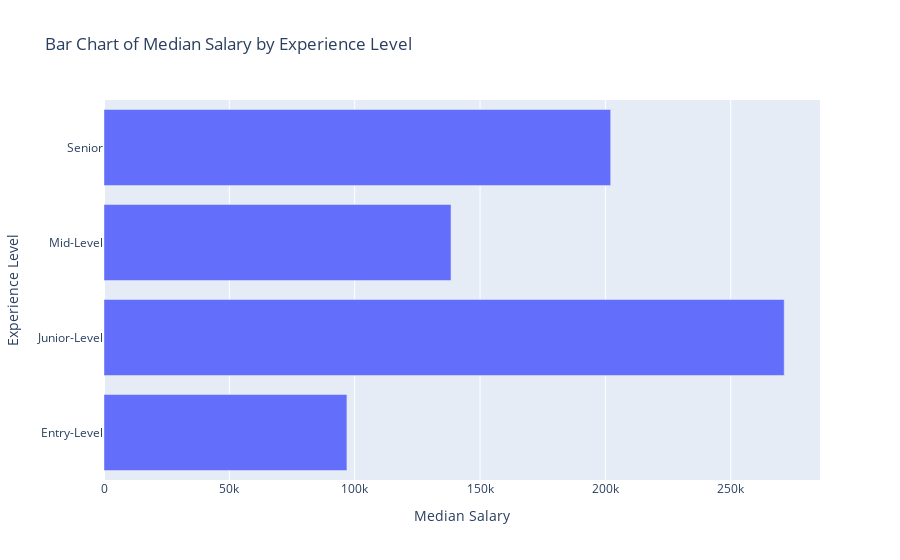

Notebook source saved alongside this figure:
### Markdown cell above
To understand how compensation changes throughout a data science career, the median salary was analyzed across experience levels. The median was used instead of the mean to reduce the influence of extreme salary outliers.

### Code cell
median_salaries = updated_salaries.groupby('experience_level')['salary_in_cad'].median().to_frame()
median_salaries = median_salaries.rename(columns={'salary_in_cad': 'median_salary'}).reset_index()
median_salaries

median_salaries_bar_chart = px.bar(
    median_salaries,
    x='median_salary',
    y='experience_level',
    title="Bar Chart of Median Salary by Experience Level",
    labels={'median_salary': 'Median Salary', 'experience_level': 'Experience Level'}
)

median_salaries_bar_chart.show()

### Figure 1 — Plotly figure (JSON) as saved in the notebook; plotly's stock layout.template omitted (floating-point values rounded to 4 significant figures)
{"data": [{"hovertemplate": "Median Salary=%{x}<br>Experience Level=%{y}<extra></extra>", "legendgroup": "", "marker": {"color": "#636efa", "pattern": {"shape": ""}}, "name": "", "orientation": "h", "showlegend": false, "textposition": "auto", "type": "bar", "x": [96900.0, 271300.0, 138400.0, 202100.0], "xaxis": "x", "y": ["Entry-Level", "Junior-Level", "Mid-Level", "Senior"], "yaxis": "y"}], "layout": {"barmode": "relative", "legend": {"tracegroupgap": 0}, "title": {"text": "Bar Chart of Median Salary by Experience Level"}, "xaxis": {"anchor": "y", "domain": [0, 1], "title": {"text": "Median Salary"}}, "yaxis": {"anchor": "x", "domain": [0, 1], "title": {"text": "Experience Level"}}}}
